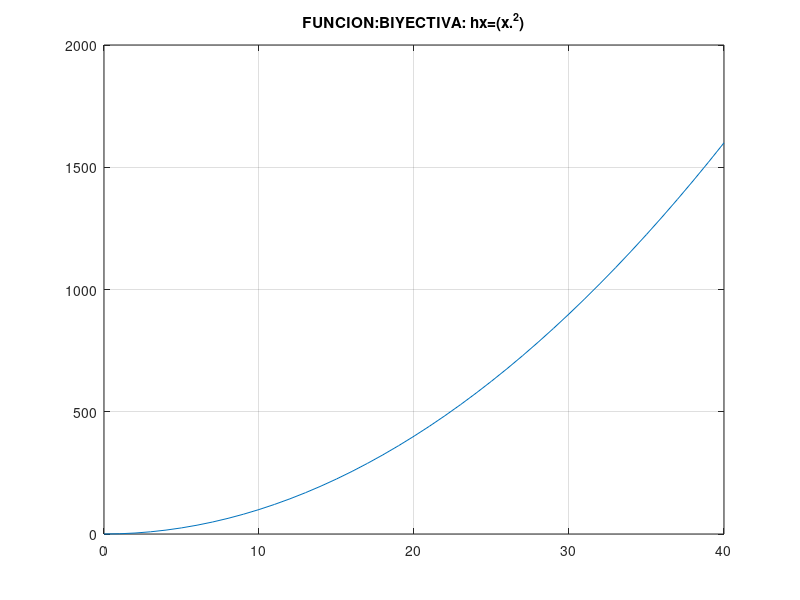

Write MATLAB code to recreate this figure.
% Octave Scrip
% Title               :A19. F. Inyectiva, Sobreyectiva, Biyectiva     
% Descripcion         :Scrip para graficar funciones
% Author              :Bryan Abner Garcia Cruz
% Date                :14-11-2021
% Version             :1
% Notes               :Requiere aplicacion octave
%                     :https://octaveintro.readthedocs.io/en/latest/index.html

%limpiar ventana de comandos
clc
% Ejercicio No.4
disp('Ejercicio No.4');
% Dominio de la funcion
x= [0:1:40];
%Regla correspondiente a la funcion
hx=(x.^2);
%plotear funcion
plot(x,hx);
grid on;
%Titulo
title(['FUNCION:BIYECTIVA: hx=(x.^2)']);
% EXPLICACION:
disp('FUNCION Biyectiva');
disp('EXPLICACION');
disp('La funcion es Inyectiva debido a que al trazar paralelas solo atraviezan una vez por sus elentos es decir no se repiten');
disp('Lafuncion es Sobreyectiva ya que la imagen corresponde con el dominio');
disp('La funcion es Biyectiva ya que cumple con ser Inyectiva y Sobreyectiva simultaneamente');
